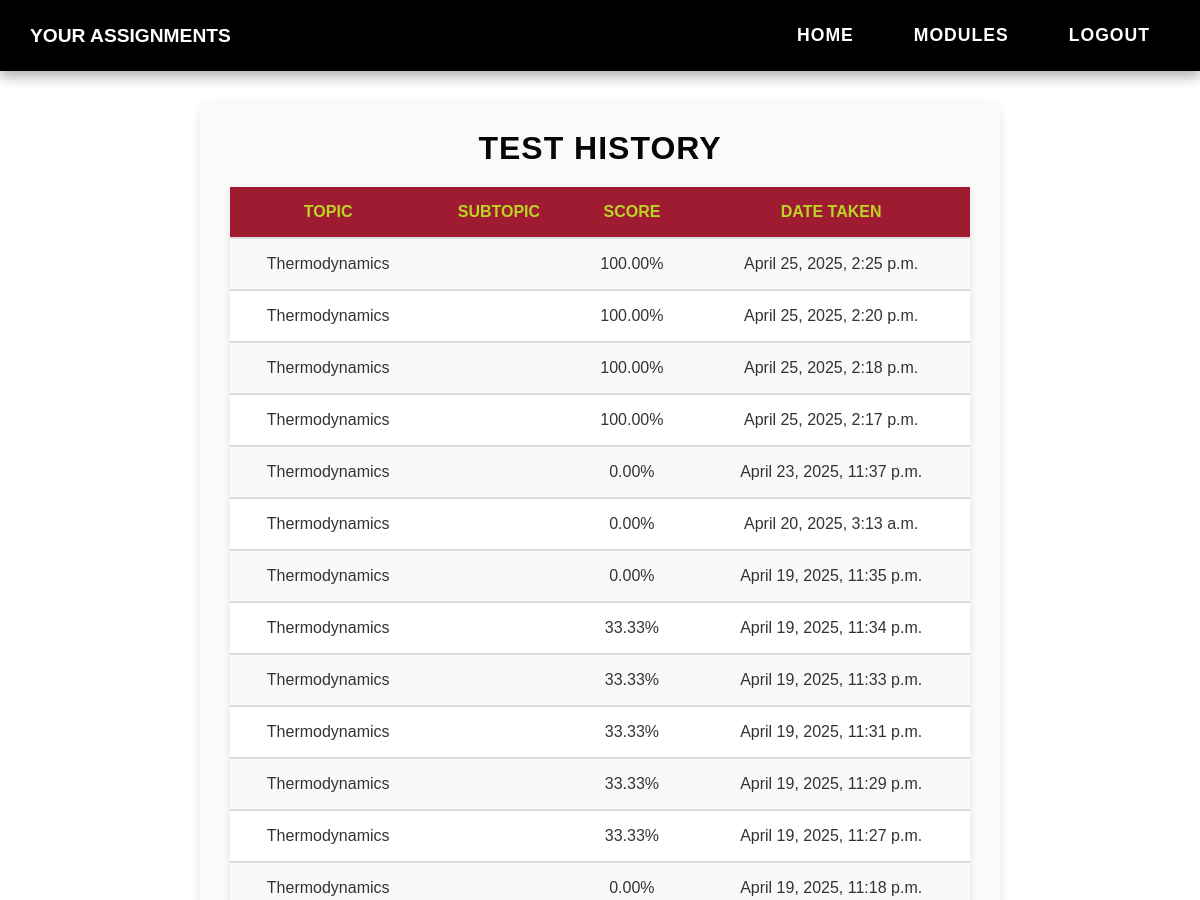
/profile/assignments/ (signed in, upper part), run on an earlier commit of the app's database.
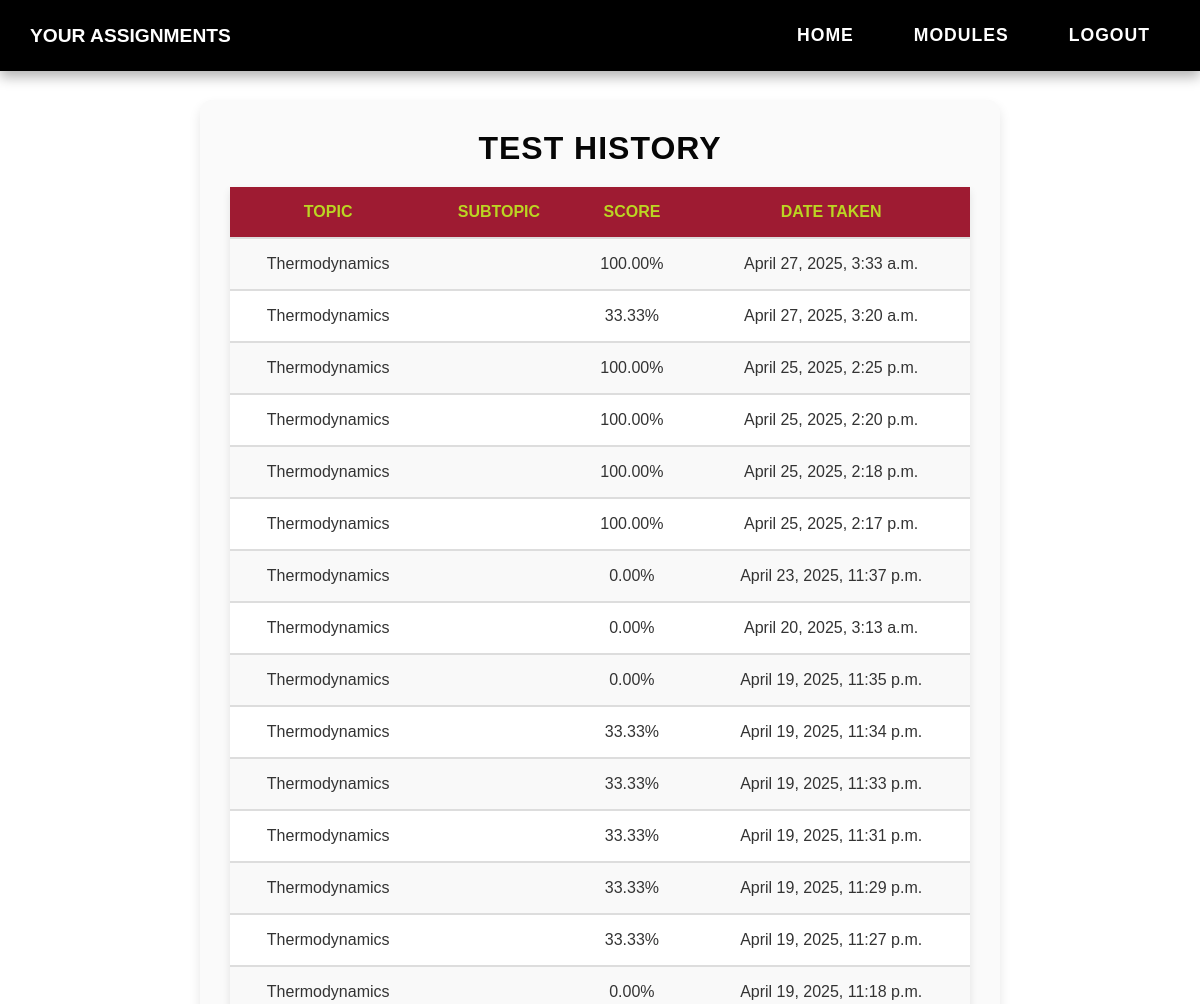
And on a later commit of the database.
### my_app/models.py (models this page shows, shortened)
class Assessment(models.Model):
    assessment_id = models.AutoField(primary_key=True)
    student = models.ForeignKey(Student, on_delete=models.CASCADE, to_field="student_id")
    date_taken = models.DateTimeField(auto_now_add=True)
    score = models.DecimalField(max_digits=5, decimal_places=2, default=0.00)
    topic = models.ForeignKey(Topic, related_name="assessments", on_delete=models.CASCADE)
    level = models.CharField(max_length=15)
    questions = models.ManyToManyField(Question)

class Topic(models.Model):
    topic_id = models.AutoField(primary_key=True)
    topic_name = models.CharField(max_length=30)
    topic_order = models.IntegerField()
    def __str__(self):
        return self.topic_name

### my_app/views.py (the view)
# urls.py: path('profile/assignments/', student_assignments_view, name='student_assignments'),
@login_required
def student_assignments_view(request):
    student = get_object_or_404(Student, user=request.user)
    assignments = Assessment.objects.filter(student=student).order_by('-date_taken')  # Fetch assignments
    context = {
        'assignments': assignments,
        'username': request.user.username
    }
    return render(request, 'my_app/student_assignments.html', context)

### my_app/Templates/my_app/student_assignments.html (shortened to what this page needs)
{% load static %}
<!DOCTYPE html>
<html lang="en">
<head>
    <link rel="stylesheet" href="{% static 'CSS/student_assignments.css' %}?v=3">
</head>
<body>
<nav class="navbar">
    <div class="left">
        <span class="welcome-text">Your Assignments</span>
    </div>
    <div class="right">
        <a href="{% url 'home' %}" class="nav-link">Home</a>
        <a href="{% url 'modules' %}" class="nav-link">Modules</a>
        <a href="{% url 'logout' %}" class="nav-link">Logout</a>
    </div>
</nav>
<div class="assignments-container">
    <h2>Test History</h2>
    <table>
        <tr>
            <th>Topic</th>
            <th>Subtopic</th>
            <th>Score</th>
            <th>Date Taken</th>
        </tr>
        {% for assignment in assignments %}
        <tr>
            <td>{{ assignment.topic }}</td>
            <td>{{ assignment.subtopic }}</td>
            <td>{{ assignment.score }}%</td>
            <td>{{ assignment.date_taken }}</td>
        </tr>
        {% empty %}
        <tr>
            <td colspan="4">No assignments taken yet.</td>
        </tr>
        {% endfor %}
    </table>
</div>
</body>
</html>

What changed in the data, as far as the page shows it:
added Assessment: topic "Thermodynamics", score "100.00", date_taken "April 27, 2025, 3:33 a.m."
added Assessment: topic "Thermodynamics", score "33.33", date_taken "April 27, 2025, 3:20 a.m."
